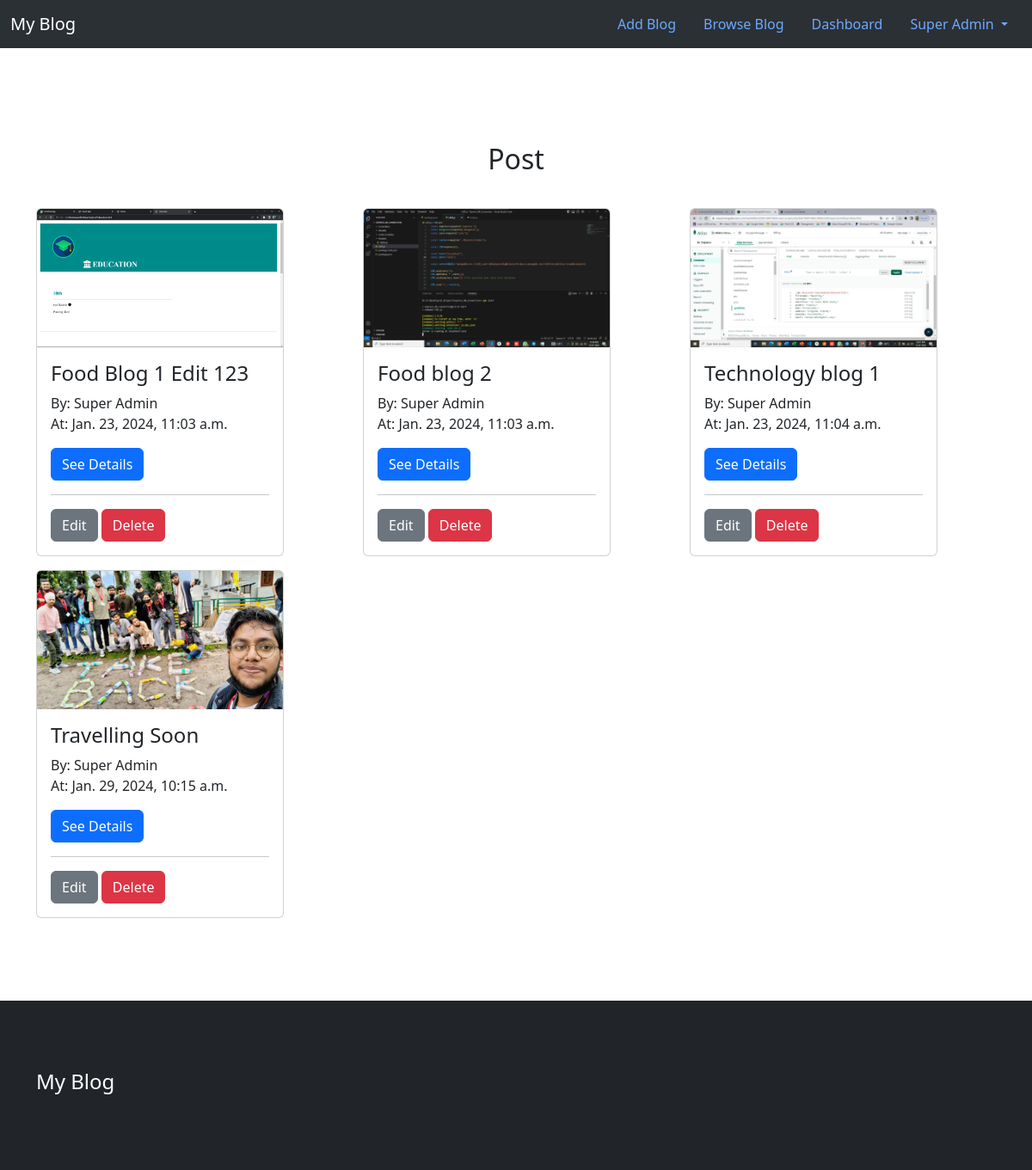
The page /dashboard/ (signed in) on the database its author committed.
### post/models.py (models this page shows, shortened)
class Post(models.Model):
  category = models.ForeignKey(Category, related_name='posts', on_delete=models.CASCADE)
  title = models.CharField(max_length=255)
  description = models.TextField()
  image = models.ImageField(upload_to='post_images', blank=True, null=True)
  created_by = models.ForeignKey(User, related_name='posts', on_delete=models.CASCADE)
  created_at = models.DateTimeField(auto_now_add=True)

### dashboard/views.py (the view)
# urls.py: path('dashboard/', include('dashboard.urls')),
@login_required
def dashboard(request):
  post = Post.objects.filter(created_by=request.user)
  context = {
    'posts': post,
  }
  return render(request, 'dashboard/dashboard.html', context)

### dashboard/templates/dashboard/dashboard.html (shortened to what this page needs)
{% extends 'core/base.html' %}
{% block content %}
<section class="post">
  <div class="container">
    <div class="section-title">
      <h2>Post</h2>
    </div>
    <div class="row">
      {% for post in posts %}
        <div class="col-lg-4">
          <div class="card mb-3" style="width: 18rem;">
            <img src="{{ post.image.url }}" class="card-img-top" alt="{{ post.title }}">
            <div class="card-body">
              <h4 class="card-title">{{ post.title }}</h4>
              <p class="card-text">
                By: {{ post.created_by.first_name }} {{ post.created_by.last_name }}<br>
                At: {{ post.created_at }}
              </p>
              <a href="{% url 'post:detail' post.id %}" class="btn btn-primary">See Details</a>
              {% if request.user.is_authenticated %}
                <hr class="mb-3">
                <div>
                  <a href="{% url 'post:edit' post.pk %}" class="btn btn-secondary">Edit</a>
                  <a href="{% url 'post:delete' post.pk %}" class="btn btn-danger">Delete</a>
                </div>
              {% endif %}
            </div>
          </div>
        </div>
      {% endfor %}
    </div>
  </div>
</section>
{% endblock %}

### core/templates/core/base.html (shortened to what this page needs)
<!doctype html>
<html lang="en">
  <head>
    <link href="https://cdn.jsdelivr.net/npm/bootstrap@5.3.2/dist/css/bootstrap.min.css" rel="stylesheet">
    <link href="/static/css/style.css" rel="stylesheet">
  </head>
  <body>
    <nav class="navbar navbar-expand-lg bg-body-tertiary" data-bs-theme="dark">
      <div class="container-fluid">
        <a class="navbar-brand" href="{% url 'core:index' %}">My Blog</a>
        <div class="collapse navbar-collapse nav justify-content-end" id="navbarSupportedContent">
          <ul class="nav justify-content-end">
            <li class="nav-item">
              <a class="nav-link" href="{% url 'post:newpost' %}">Add Blog</a>
            </li>
            <li class="nav-item">
              <a class="nav-link" href="{% url 'post:browse' %}">Browse Blog</a>
            </li>
            {% if request.user.is_authenticated %}
            <li class="nav-item">
              <a class="nav-link btn btn-primary" href="{% url 'dashboard:dashboard' %}">Dashboard</a>
            </li>
            <li class="nav-item dropdown">
              <a class="nav-link dropdown-toggle" href="#" role="button" data-bs-toggle="dropdown" aria-expanded="false">
                {{ request.user.first_name }} {{ request.user.last_name }}
              </a>
            </li>
            {% endif %}
          </ul>
        </div>
      </div>
    </nav>
    {% block content %}
    {% endblock %}
    <footer class="my-6 bg-dark">
      <div class="container">
        <div class="row">
          <div class="col-lg-6">
            <div class="company-detail text-white">
              <h4>My Blog</h4>
            </div>
          </div>
        </div>
      </div>
    </footer>
  </body>
</html>

### static/css/style.css (style rules this page uses)
section { padding: 80px 0; }
.section-title { text-align: center; padding: 30px 0; }
footer { padding: 80px 0; }

### rows shown on the page
Post: image (picture), title "Food Blog 1 Edit 123", created_by.first_name "Super", created_by.last_name "Admin", created_at "Jan. 23, 2024, 11:03 a.m."
Post: image (picture), title "Food blog 2", created_by.first_name "Super", created_by.last_name "Admin", created_at "Jan. 23, 2024, 11:03 a.m."
Post: image (picture), title "Technology blog 1", created_by.first_name "Super", created_by.last_name "Admin", created_at "Jan. 23, 2024, 11:04 a.m."
Post: image (picture), title "Travelling Soon", created_by.first_name "Super", created_by.last_name "Admin", created_at "Jan. 29, 2024, 10:15 a.m."

### other values the page prints
{{ request.user.first_name }} "Super"
{{ request.user.last_name }} "Admin"
